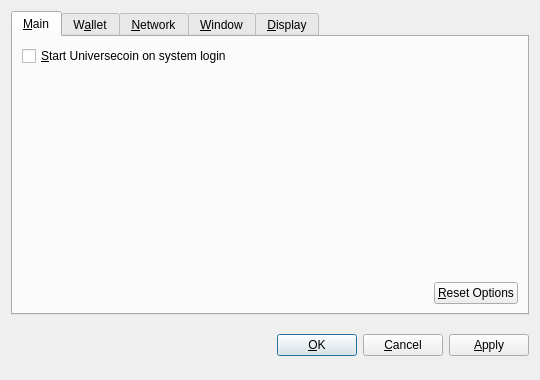
<?xml version="1.0" encoding="UTF-8"?>
<ui version="4.0">
 <class>OptionsDialog</class>
 <widget class="QDialog" name="OptionsDialog">
  <property name="geometry">
   <rect>
    <x>0</x>
    <y>0</y>
    <width>540</width>
    <height>380</height>
   </rect>
  </property>
  <property name="windowTitle">
   <string>Options</string>
  </property>
  <property name="modal">
   <bool>true</bool>
  </property>
  <layout class="QVBoxLayout" name="verticalLayout">
   <item>
    <widget class="QTabWidget" name="tabWidget">
     <property name="tabPosition">
      <enum>QTabWidget::North</enum>
     </property>
     <property name="currentIndex">
      <number>0</number>
     </property>
     <widget class="QWidget" name="tabMain">
      <attribute name="title">
       <string>&amp;Main</string>
      </attribute>
      <layout class="QVBoxLayout" name="verticalLayout_Main">
       <item>
        <widget class="QCheckBox" name="bitcoinAtStartup">
         <property name="toolTip">
          <string>Automatically start Universecoin after logging in to the system.</string>
         </property>
         <property name="text">
          <string>&amp;Start Universecoin on system login</string>
         </property>
        </widget>
       </item>
       <item>
        <spacer name="verticalSpacer_Main">
         <property name="orientation">
          <enum>Qt::Vertical</enum>
         </property>
         <property name="sizeHint" stdset="0">
          <size>
           <width>20</width>
           <height>40</height>
          </size>
         </property>
        </spacer>
       </item>
       <item>
        <layout class="QHBoxLayout" name="horizontalLayout_2_Main">
         <item>
          <spacer name="horizontalSpacer_2_Main">
           <property name="orientation">
            <enum>Qt::Horizontal</enum>
           </property>
           <property name="sizeHint" stdset="0">
            <size>
             <width>40</width>
             <height>20</height>
            </size>
           </property>
          </spacer>
         </item>
         <item>
          <widget class="QPushButton" name="resetButton">
           <property name="toolTip">
            <string>Reset all client options to default.</string>
           </property>
           <property name="text">
            <string>&amp;Reset Options</string>
           </property>
           <property name="autoDefault">
            <bool>false</bool>
           </property>
          </widget>
         </item>
        </layout>
       </item>
      </layout>
     </widget>
     <widget class="QWidget" name="tabWallet">
      <attribute name="title">
       <string>W&amp;allet</string>
      </attribute>
      <layout class="QVBoxLayout" name="verticalLayout_Network">
       <item>
        <widget class="QLabel" name="transactionFeeInfoLabel">
         <property name="text">
          <string>Optional transaction fee per kB that helps make sure your transactions are processed quickly. Most transactions are 1 kB.</string>
         </property>
         <property name="textFormat">
          <enum>Qt::PlainText</enum>
         </property>
         <property name="wordWrap">
          <bool>true</bool>
         </property>
        </widget>
       </item>
       <item>
        <layout class="QHBoxLayout" name="horizontalLayout_1_Main">
         <item>
          <widget class="QLabel" name="transactionFeeLabel">
           <property name="text">
            <string>Pay transaction &amp;fee</string>
           </property>
           <property name="textFormat">
            <enum>Qt::PlainText</enum>
           </property>
           <property name="buddy">
            <cstring>transactionFee</cstring>
           </property>
          </widget>
         </item>
         <item>
          <widget class="BitcoinAmountField" name="transactionFee"/>
         </item>
         <item>
          <spacer name="horizontalSpacer_1_Main">
           <property name="orientation">
            <enum>Qt::Horizontal</enum>
           </property>
           <property name="sizeHint" stdset="0">
            <size>
             <width>40</width>
             <height>20</height>
            </size>
           </property>
          </spacer>
         </item>
        </layout>
       </item>
       <item>
        <widget class="QLabel" name="label">
         <property name="text">
          <string>If you disable the spending of unconfirmed change, the change from a transaction cannot be used until that transaction has at least one confirmation. This also affects how your balance is computed.</string>
         </property>
         <property name="wordWrap">
          <bool>true</bool>
         </property>
        </widget>
       </item>
       <item>
        <widget class="QCheckBox" name="spendZeroConfChange">
         <property name="text">
          <string>Spend unconfirmed change  (experts only)</string>
         </property>
        </widget>
       </item>
       <item>
        <spacer name="verticalSpacer">
         <property name="orientation">
          <enum>Qt::Vertical</enum>
         </property>
         <property name="sizeHint" stdset="0">
          <size>
           <width>20</width>
           <height>40</height>
          </size>
         </property>
        </spacer>
       </item>
      </layout>
     </widget>
     <widget class="QWidget" name="tabNetwork">
      <attribute name="title">
       <string>&amp;Network</string>
      </attribute>
      <layout class="QVBoxLayout" name="verticalLayout_Network">
       <item>
        <widget class="QCheckBox" name="mapPortUpnp">
         <property name="toolTip">
          <string>Automatically open the Universecoin client port on the router. This only works when your router supports UPnP and it is enabled.</string>
         </property>
         <property name="text">
          <string>Map port using &amp;UPnP</string>
         </property>
        </widget>
       </item>
       <item>
        <widget class="QCheckBox" name="connectSocks">
         <property name="toolTip">
          <string>Connect to the Universecoin network through a SOCKS proxy (e.g. when connecting through Tor).</string>
         </property>
         <property name="text">
          <string>&amp;Connect through SOCKS proxy:</string>
         </property>
        </widget>
       </item>
       <item>
        <layout class="QHBoxLayout" name="horizontalLayout_Network">
         <item>
          <widget class="QLabel" name="proxyIpLabel">
           <property name="text">
            <string>Proxy &amp;IP:</string>
           </property>
           <property name="textFormat">
            <enum>Qt::PlainText</enum>
           </property>
           <property name="buddy">
            <cstring>proxyIp</cstring>
           </property>
          </widget>
         </item>
         <item>
          <widget class="QValidatedLineEdit" name="proxyIp">
           <property name="maximumSize">
            <size>
             <width>140</width>
             <height>16777215</height>
            </size>
           </property>
           <property name="toolTip">
            <string>IP address of the proxy (e.g. 127.0.0.1)</string>
           </property>
          </widget>
         </item>
         <item>
          <widget class="QLabel" name="proxyPortLabel">
           <property name="text">
            <string>&amp;Port:</string>
           </property>
           <property name="textFormat">
            <enum>Qt::PlainText</enum>
           </property>
           <property name="buddy">
            <cstring>proxyPort</cstring>
           </property>
          </widget>
         </item>
         <item>
          <widget class="QLineEdit" name="proxyPort">
           <property name="maximumSize">
            <size>
             <width>55</width>
             <height>16777215</height>
            </size>
           </property>
           <property name="toolTip">
            <string>Port of the proxy (e.g. 9050)</string>
           </property>
          </widget>
         </item>
         <item>
          <widget class="QLabel" name="socksVersionLabel">
           <property name="text">
            <string>SOCKS &amp;Version:</string>
           </property>
           <property name="textFormat">
            <enum>Qt::PlainText</enum>
           </property>
           <property name="buddy">
            <cstring>socksVersion</cstring>
           </property>
          </widget>
         </item>
         <item>
          <widget class="QValueComboBox" name="socksVersion">
           <property name="toolTip">
            <string>SOCKS version of the proxy (e.g. 5)</string>
           </property>
          </widget>
         </item>
         <item>
          <spacer name="horizontalSpacer_Network">
           <property name="orientation">
            <enum>Qt::Horizontal</enum>
           </property>
           <property name="sizeHint" stdset="0">
            <size>
             <width>40</width>
             <height>20</height>
            </size>
           </property>
          </spacer>
         </item>
        </layout>
       </item>
       <item>
        <spacer name="verticalSpacer_Network">
         <property name="orientation">
          <enum>Qt::Vertical</enum>
         </property>
         <property name="sizeHint" stdset="0">
          <size>
           <width>20</width>
           <height>40</height>
          </size>
         </property>
        </spacer>
       </item>
      </layout>
     </widget>
     <widget class="QWidget" name="tabWindow">
      <attribute name="title">
       <string>&amp;Window</string>
      </attribute>
      <layout class="QVBoxLayout" name="verticalLayout_Window">
       <item>
        <widget class="QCheckBox" name="minimizeToTray">
         <property name="toolTip">
          <string>Show only a tray icon after minimizing the window.</string>
         </property>
         <property name="text">
          <string>&amp;Minimize to the tray instead of the taskbar</string>
         </property>
        </widget>
       </item>
       <item>
        <widget class="QCheckBox" name="minimizeOnClose">
         <property name="toolTip">
          <string>Minimize instead of exit the application when the window is closed. When this option is enabled, the application will be closed only after selecting Quit in the menu.</string>
         </property>
         <property name="text">
          <string>M&amp;inimize on close</string>
         </property>
        </widget>
       </item>
       <item>
        <spacer name="verticalSpacer_Window">
         <property name="orientation">
          <enum>Qt::Vertical</enum>
         </property>
         <property name="sizeHint" stdset="0">
          <size>
           <width>20</width>
           <height>40</height>
          </size>
         </property>
        </spacer>
       </item>
      </layout>
     </widget>
     <widget class="QWidget" name="tabDisplay">
      <attribute name="title">
       <string>&amp;Display</string>
      </attribute>
      <layout class="QVBoxLayout" name="verticalLayout_Display">
       <item>
        <layout class="QHBoxLayout" name="horizontalLayout_1_Display">
         <item>
          <widget class="QLabel" name="langLabel">
           <property name="text">
            <string>User Interface &amp;language:</string>
           </property>
           <property name="textFormat">
            <enum>Qt::PlainText</enum>
           </property>
           <property name="buddy">
            <cstring>lang</cstring>
           </property>
          </widget>
         </item>
         <item>
          <widget class="QValueComboBox" name="lang">
           <property name="toolTip">
            <string>The user interface language can be set here. This setting will take effect after restarting Universecoin.</string>
           </property>
          </widget>
         </item>
        </layout>
       </item>
       <item>
        <layout class="QHBoxLayout" name="horizontalLayout_2_Display">
         <item>
          <widget class="QLabel" name="unitLabel">
           <property name="text">
            <string>&amp;Unit to show amounts in:</string>
           </property>
           <property name="textFormat">
            <enum>Qt::PlainText</enum>
           </property>
           <property name="buddy">
            <cstring>unit</cstring>
           </property>
          </widget>
         </item>
         <item>
          <widget class="QValueComboBox" name="unit">
           <property name="toolTip">
            <string>Choose the default subdivision unit to show in the interface and when sending coins.</string>
           </property>
          </widget>
         </item>
        </layout>
       </item>
       <item>
        <widget class="QCheckBox" name="displayAddresses">
         <property name="toolTip">
          <string>Whether to show Universecoin addresses in the transaction list or not.</string>
         </property>
         <property name="text">
          <string>&amp;Display addresses in transaction list</string>
         </property>
        </widget>
       </item>
       <item>
        <widget class="QCheckBox" name="coinControlFeatures">
         <property name="toolTip">
          <string>Whether to show coin control features or not.</string>
         </property>
         <property name="text">
          <string>Display coin &amp;control features (experts only!)</string>
         </property>
        </widget>
       </item>
       <item>
        <spacer name="verticalSpacer_Display">
         <property name="orientation">
          <enum>Qt::Vertical</enum>
         </property>
         <property name="sizeHint" stdset="0">
          <size>
           <width>20</width>
           <height>40</height>
          </size>
         </property>
        </spacer>
       </item>
      </layout>
     </widget>
    </widget>
   </item>
   <item>
    <layout class="QHBoxLayout" name="horizontalLayout_Buttons">
     <item>
      <spacer name="horizontalSpacer_1">
       <property name="orientation">
        <enum>Qt::Horizontal</enum>
       </property>
       <property name="sizeHint" stdset="0">
        <size>
         <width>40</width>
         <height>48</height>
        </size>
       </property>
      </spacer>
     </item>
     <item>
      <widget class="QLabel" name="statusLabel">
       <property name="font">
        <font>
         <weight>75</weight>
         <bold>true</bold>
        </font>
       </property>
       <property name="text">
        <string/>
       </property>
       <property name="textFormat">
        <enum>Qt::PlainText</enum>
       </property>
       <property name="wordWrap">
        <bool>true</bool>
       </property>
      </widget>
     </item>
     <item>
      <spacer name="horizontalSpacer_2">
       <property name="orientation">
        <enum>Qt::Horizontal</enum>
       </property>
       <property name="sizeHint" stdset="0">
        <size>
         <width>40</width>
         <height>48</height>
        </size>
       </property>
      </spacer>
     </item>
     <item>
      <widget class="QPushButton" name="okButton">
       <property name="text">
        <string>&amp;OK</string>
       </property>
      </widget>
     </item>
     <item>
      <widget class="QPushButton" name="cancelButton">
       <property name="text">
        <string>&amp;Cancel</string>
       </property>
       <property name="autoDefault">
        <bool>false</bool>
       </property>
      </widget>
     </item>
     <item>
      <widget class="QPushButton" name="applyButton">
       <property name="text">
        <string>&amp;Apply</string>
       </property>
       <property name="autoDefault">
        <bool>false</bool>
       </property>
      </widget>
     </item>
    </layout>
   </item>
  </layout>
 </widget>
 <customwidgets>
  <customwidget>
   <class>BitcoinAmountField</class>
   <extends>QSpinBox</extends>
   <header>bitcoinamountfield.h</header>
  </customwidget>
  <customwidget>
   <class>QValueComboBox</class>
   <extends>QComboBox</extends>
   <header>qvaluecombobox.h</header>
  </customwidget>
  <customwidget>
   <class>QValidatedLineEdit</class>
   <extends>QLineEdit</extends>
   <header>qvalidatedlineedit.h</header>
  </customwidget>
 </customwidgets>
 <resources/>
 <connections/>
</ui>
